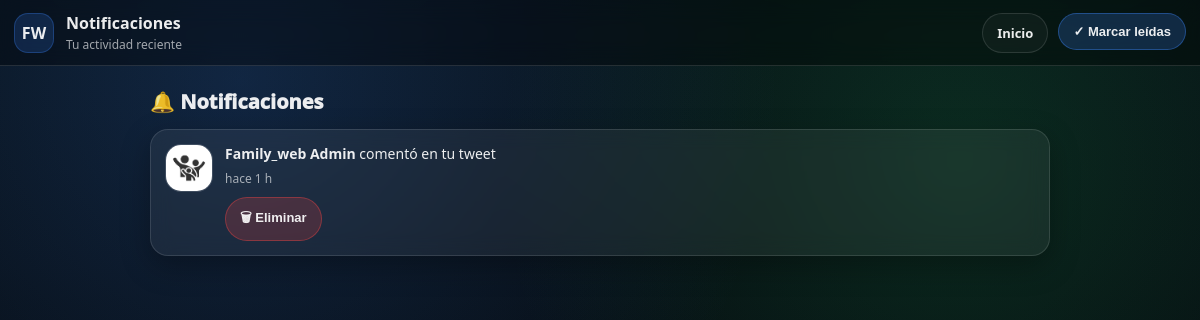
/notificaciones (signed in), run on the app's committed database.
### tables this page shows
CREATE TABLE notificaciones (
            id INTEGER PRIMARY KEY AUTOINCREMENT,
            user_id INTEGER NOT NULL,
            actor_id INTEGER NOT NULL,
            tipo TEXT NOT NULL,
            ref_id INTEGER,
            mensaje TEXT NOT NULL,
            leida INTEGER DEFAULT 0,
            created_at TIMESTAMP DEFAULT CURRENT_TIMESTAMP,
            FOREIGN KEY(user_id) REFERENCES users(id),
            FOREIGN KEY(actor_id) REFERENCES users(id)
        );

CREATE TABLE users (
    id INTEGER PRIMARY KEY AUTOINCREMENT,
    nombre TEXT NOT NULL,
    apellido TEXT NOT NULL,
    email TEXT UNIQUE NOT NULL,
    password TEXT NOT NULL,
    fecha_nac TEXT,
    municipio TEXT,
    pais TEXT,
    foto TEXT
, telefono TEXT, direccion TEXT, estado_civil TEXT, bio TEXT, activo INTEGER DEFAULT 0);

### blueprints/user.py (the view)
@user_bp.route("/notificaciones")
def ver_notificaciones():
    if "user_id" not in session:
        return redirect("/login")
    user_id = session["user_id"]
    with get_db() as conn:
        c = conn.cursor()
        c.execute(
            """
            SELECT n.id, n.mensaje, n.created_at, u.nombre, u.apellido, COALESCE(u.foto, '')
            FROM notificaciones n
            JOIN users u ON u.id = n.actor_id
            WHERE n.user_id = ?
            ORDER BY n.id DESC
            """,
            (user_id,),
        )
        notificaciones = c.fetchall()
        c.execute("UPDATE notificaciones SET leida=1 WHERE user_id=?", (user_id,))
        conn.commit()
    return render_template("notificaciones.html", notificaciones=notificaciones)

### db.py (called while the page is built)
def get_db():
    return sqlite3.connect(DB_PATH, timeout=20)

### templates/notificaciones.html (shortened to what this page needs)
<!DOCTYPE html>
<html lang="es">
<head>
  <link rel="stylesheet" href="/static/notificaciones.css">
</head>
<body>
<header class="topbar">
  <div class="brand">
    <div class="logo">FW</div>
    <div class="brand-text">
      <div class="brand-title">Notificaciones</div>
      <div class="brand-sub">Tu actividad reciente</div>
    </div>
  </div>
  <div class="top-actions">
    <a class="btn ghost" href="/user_home">Inicio</a>
    <form action="/notificaciones/marcar_todo" method="POST" style="margin:0">
      <button class="btn primary" type="submit">✓ Marcar leídas</button>
    </form>
  </div>
</header>
<main class="noti-page">
  <div class="noti-head">
    <h2 class="noti-title">🔔 Notificaciones</h2>
  </div>
  {% if notificaciones|length == 0 %}
    <div class="noti-empty">No tenés notificaciones todavía.</div>
  {% else %}
    <div class="noti-list">
      {% for n in notificaciones %}
      <div class="noti" id="noti-{{ n[0] }}">
        <div class="noti-avatar">
          <img src="/{{ n[5] if n[5] else 'static/default_user.png' }}">
        </div>
        <div class="noti-body">
          <div class="noti-text">
            <b>{{ n[3] }} {{ n[4] }}</b> {{ n[1] }}
          </div>
          <div class="noti-time" data-time="{{ n[2] }}">{{ n[2] }}</div>
          <div class="noti-actions">
            <button class="btn danger" type="button" onclick="eliminarNoti({{ n[0] }})">🗑 Eliminar</button>
          </div>
        </div>
      </div>
      {% endfor %}
    </div>
  {% endif %}
</main>
</body>
</html>

### static/notificaciones.css (style rules this page uses)
:root { --bg:#05070b; --panel: rgba(255,255,255,.06); --panel2: rgba(255,255,255,.04); --border: rgba(255,255,255,.12); --text: rgba(255,255,255,.92); --muted: rgba(255,255,255,.62); --primary:#3b82f6; --danger:#ef4444; --radius:18px; }
html, body { height:100%; min-height:100%; }
html { background: var(--bg); }
body { margin:0; background: transparent !important; color: var(--text); font-family: ui-sans-serif, system-ui, -apple-system, Segoe UI, Roboto, Arial; }
body::before { content:""; position: fixed; inset: 0; z-index: -1; background: radial-gradient(circle at 20% 10%, rgba(59,130,246,.20), transparent 45%), radial-gradient(circle at 80% 20%, rgba(34,197,94,.16), transparent 40%), radial-gradient(circle at 50% 120%, rgba(239,68,68,.12), transparent 55%), linear-gradient(180deg, #071016, #05070b); background-repeat:no-repeat; background-size: cover; }
.topbar { position: sticky; top:0; z-index: 50; display:flex; align-items:center; justify-content:space-between; gap:12px; padding: 12px 14px; background: rgba(0,0,0,.35); border-bottom: 1px solid var(--border); backdrop-filter: blur(12px); }
.brand { display:flex; align-items:center; gap:12px; min-width: 0; }
.logo { width: 38px; height: 38px; border-radius: 14px; display:grid; place-items:center; font-weight: 900; background: rgba(59,130,246,.18); border: 1px solid rgba(59,130,246,.30); }
.brand-text { min-width:0; }
.brand-title { font-weight: 900; white-space: nowrap; overflow:hidden; text-overflow: ellipsis; }
.brand-sub { color: var(--muted); font-size: 12px; margin-top: 2px; }
.top-actions { display:flex; gap:10px; flex-wrap: wrap; justify-content:flex-end; }
.btn { display:inline-flex; align-items:center; justify-content:center; gap:8px; padding: 10px 14px; border-radius: 999px; border: 1px solid var(--border); background: rgba(255,255,255,.05); color: var(--text); text-decoration:none; font-weight: 900; font-size: 13px; cursor:pointer; transition: transform .12s ease, background .12s ease, border-color .12s ease; user-select:none; }
.btn.primary { background: rgba(59,130,246,.22); border-color: rgba(59,130,246,.40); }
.btn.danger { background: rgba(239,68,68,.20); border-color: rgba(239,68,68,.40); }
.btn.ghost { background: rgba(255,255,255,.03); }
.noti-page { max-width: 900px; margin: 0 auto; padding: 16px; }
.noti-head { display:flex; align-items:center; justify-content:space-between; gap:12px; margin-top: 6px; }
.noti-title { margin: 0; font-size: 20px; font-weight: 1000; }
.noti-list { display:flex; flex-direction: column; gap: 12px; margin-top: 14px; }
.noti { display:flex; gap: 12px; align-items:flex-start; padding: 14px; border-radius: var(--radius); border: 1px solid var(--border); background: var(--panel); backdrop-filter: blur(10px); box-shadow: 0 10px 30px rgba(0,0,0,.30); }
.noti-avatar { width: 46px; height: 46px; border-radius: 16px; overflow:hidden; border: 1px solid var(--border); background: rgba(255,255,255,.04); flex: 0 0 auto; }
.noti-avatar img { width:100%; height:100%; object-fit:cover; display:block; }
.noti-body { flex:1; min-width:0; }
.noti-text { font-size: 14px; line-height: 1.45; word-break: break-word; }
.noti-time { margin-top: 6px; font-size: 12px; color: var(--muted); }
.noti-actions { display:flex; gap: 8px; flex-wrap: wrap; margin-top: 10px; }

### data on the page
notificaciones: nombre "Family_web", apellido "Admin", mensaje "comentó en tu tweet"
